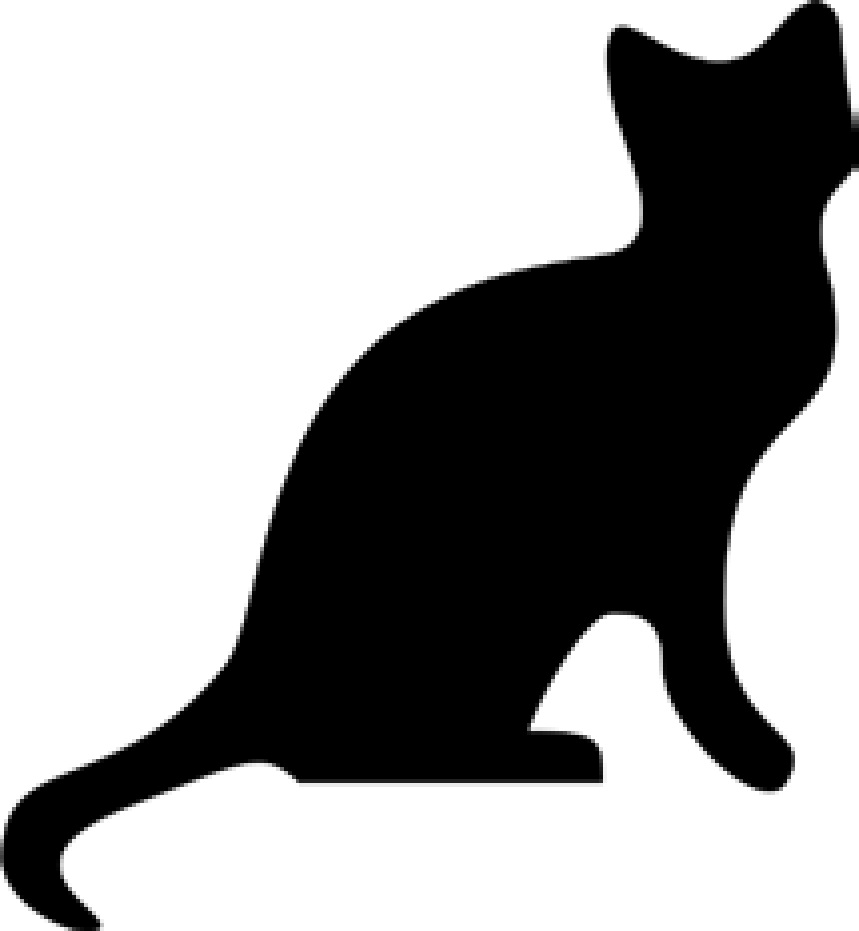
#> input picture study/demo/pillow/cat.png, 859 x 931 px, found by its file name
$ python cat_mini.py
#> lines starting #> are read from the running program, lines starting #| are printed output that depends on the picture
from PIL import Image
import os
# 定义填充尺寸
SQUARE_FIT_SIZE = 100
# 定义LOGO尺寸
LOGO_FILENAME = r'C:\Users\admin\PycharmProjects\pythonProject3\study\demo\pillow\cat.png'
# 复制LOGO
cat_img_copy = Image.open(LOGO_FILENAME).copy()
#> cat_img_copy is the input picture: PIL image 859x931 RGBA; mean R, G, B, A 160, 160, 160, 255

# 获取宽高
width, height = cat_img_copy.size
#> width = 859; height = 931

# 创建文件夹
os.makedirs('water_mark', exist_ok=True)

# 只有图片宽度 大于水印图片的宽度才执行程序【等比缩放】
if width > SQUARE_FIT_SIZE and height > SQUARE_FIT_SIZE:
    if width > height:  # 宽度 大于 高度 说明是横图 举例 300宽 * 150高
        height = int((SQUARE_FIT_SIZE / width) * height)
        width = SQUARE_FIT_SIZE
    else:  # 不是上述情况，则说明是竖图 例如 300宽 * 600高
        width = int((SQUARE_FIT_SIZE / height) * width)
#> width = 92
        height = SQUARE_FIT_SIZE

    cat_img_resize = cat_img_copy.resize((width, height))
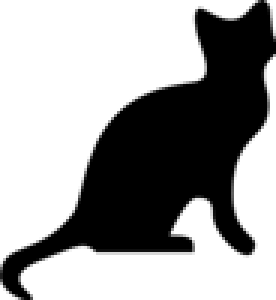
#> cat_img_resize: PIL image 92x100 RGBA (shown 3 times larger); mean R, G, B, A 159.9, 159.9, 159.9, 255
    cat_img_resize.save('water_mark/cat_img_resize.png')

$ run again, with study/demo/pillow/文字.png copied over study/demo/pillow/cat.png
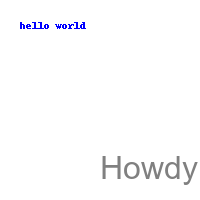
#> input picture study/demo/pillow/文字.png, 200 x 200 px, found by its file name
#> cat_img_copy is the input picture: PIL image 200x200 RGBA; mean R, G, B, A 251.5, 251.5, 252.8, 255
#> `cat_img_resize = cat_img_copy.resize((width, height))`:
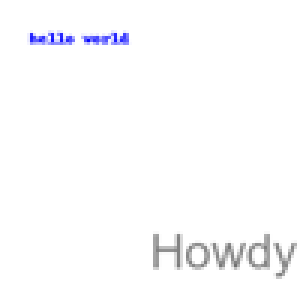
#> cat_img_resize: PIL image 100x100 RGBA (shown 3 times larger); mean R, G, B, A 251.4, 251.4, 252.7, 255
